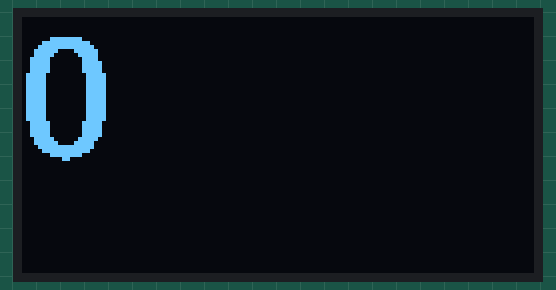
Bench run of a sketch on a simulated Arduino Uno, built with avr-gcc and run on an emulated ATmega328P. Shown: 128×64 one-colour display.

Above: at 0.19 s.
At 4.62 s:
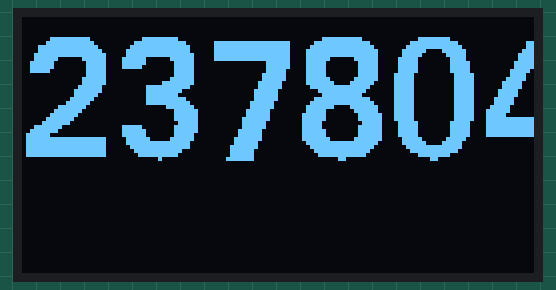
At 9.72 s:
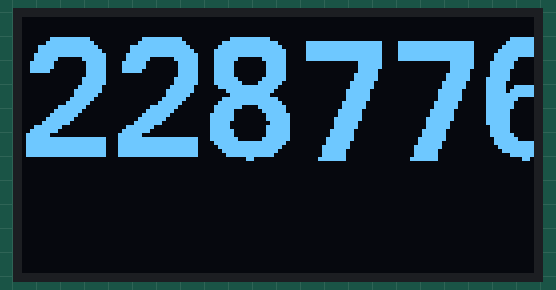
At 20.05 s:
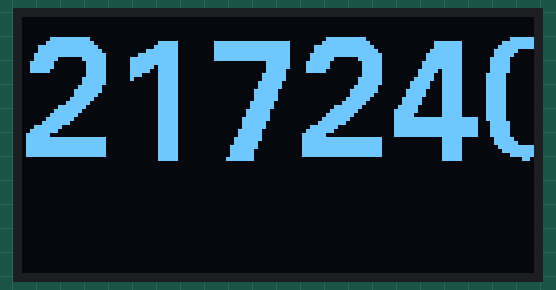
At 30.03 s:
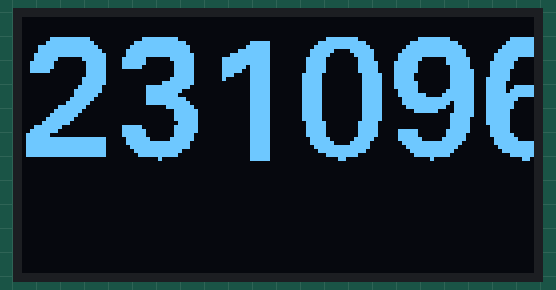
At 39.7 s:
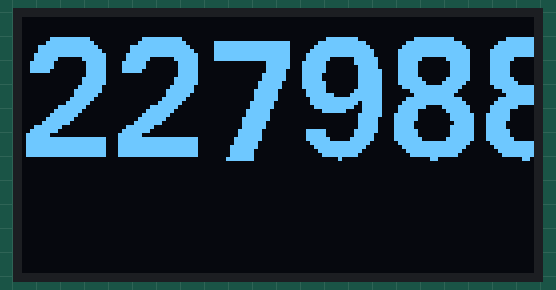

The sketch:

U8libExample.ino
```cpp
#include "U8glib.h"

U8GLIB_SSD1306_128X64 u8g(12, 11, 8, 9);	// SW SPI Com: SCK = 13, MOSI = 11, CS = 10, A0 = 9

void setup(void) {
  // assign default color value
  if ( u8g.getMode() == U8G_MODE_R3G3B2 ) {
    u8g.setColorIndex(255);     // white
  }
  else if ( u8g.getMode() == U8G_MODE_GRAY2BIT ) {
    u8g.setColorIndex(3);         // max intensity
  }
  else if ( u8g.getMode() == U8G_MODE_BW ) {
    u8g.setColorIndex(1);         // pixel on
  }
  else if ( u8g.getMode() == U8G_MODE_HICOLOR ) {
    u8g.setHiColorByRGB(255,255,255);
  }

  u8g.setFont(u8g_font_fub30);
  //u8g.setFont(u8g_font_profont11);
  //u8g.setFont(u8g_font_unifont);
  //u8g.setFont(u8g_font_osb21);
  u8g.drawStr( 0, 32, "u8g library");
}

void loop(void) {
  static unsigned long thisMicros = 0;
  static unsigned long lastMicros = 0;

  // picture loop
  u8g.firstPage();
  do {
    u8g.setPrintPos( 0, 36);
    u8g.print(thisMicros - lastMicros);
//    u8g.drawStr( 0, 60, "u8g library");
  } while( u8g.nextPage() );

  lastMicros = thisMicros;
  thisMicros = micros();
}
```
